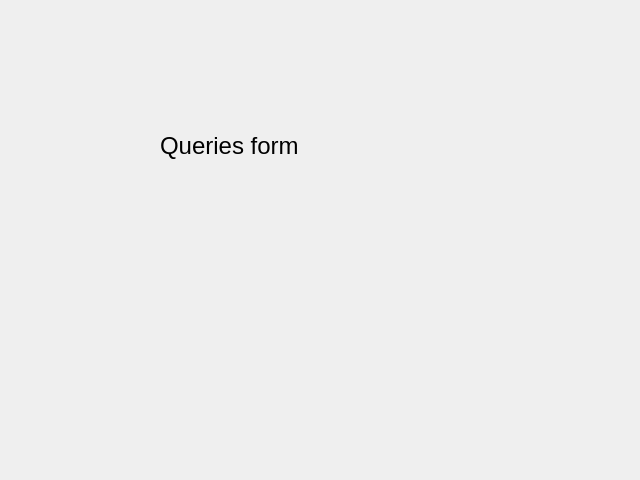
<?xml version="1.0" encoding="UTF-8"?>
<ui version="4.0">
 <class>FormQueries</class>
 <widget class="QWidget" name="FormQueries">
  <property name="geometry">
   <rect>
    <x>0</x>
    <y>0</y>
    <width>640</width>
    <height>480</height>
   </rect>
  </property>
  <property name="windowTitle">
   <string>Form</string>
  </property>
  <widget class="QLabel" name="label">
   <property name="geometry">
    <rect>
     <x>160</x>
     <y>130</y>
     <width>251</width>
     <height>31</height>
    </rect>
   </property>
   <property name="font">
    <font>
     <pointsize>18</pointsize>
    </font>
   </property>
   <property name="text">
    <string>Queries form</string>
   </property>
  </widget>
 </widget>
 <resources/>
 <connections/>
</ui>
